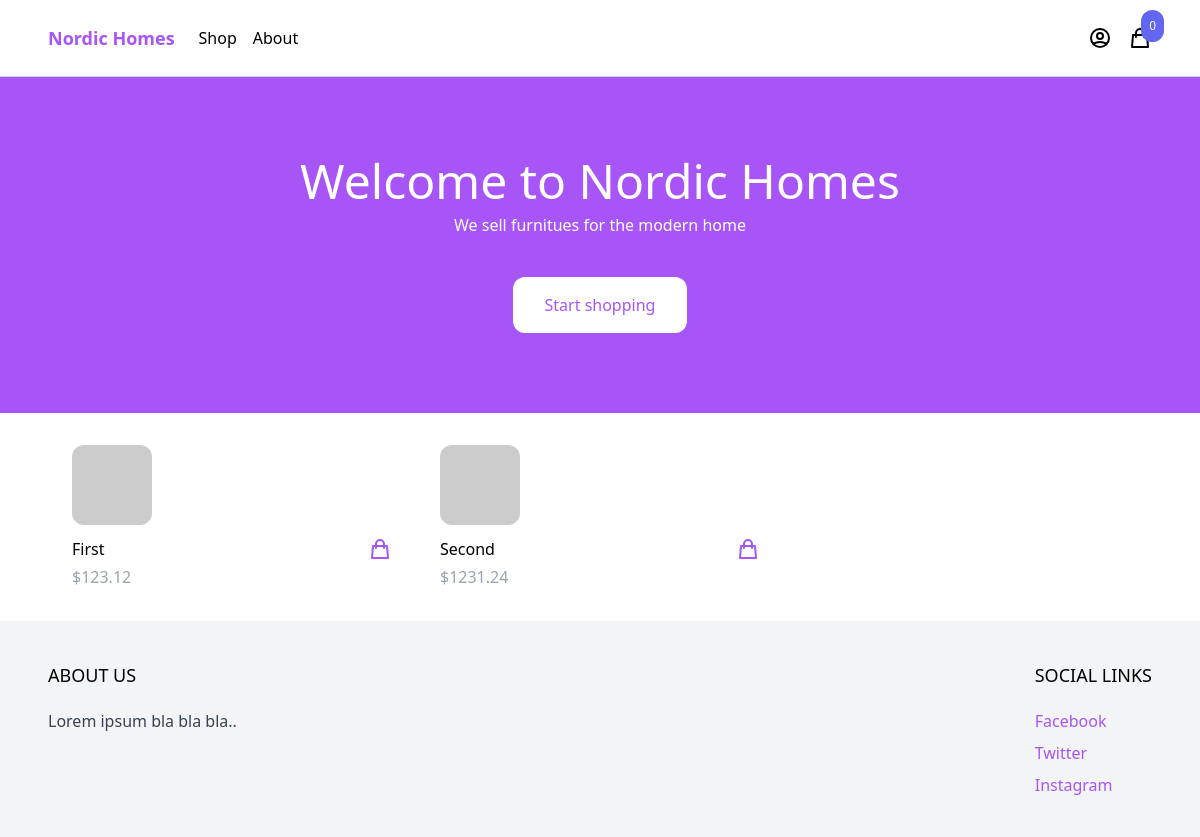
The page / on the database its author committed.
### product/models.py (models this page shows, shortened)
class Product(models.Model):
    category = models.ForeignKey(
        Category, related_name='products', on_delete=models.CASCADE)
    name = models.CharField(max_length=255)
    description = models.TextField(blank=True, null=True)
    price = models.IntegerField()
    image = models.ImageField(upload_to='uploads/', blank=True, null=True)
    thumbnail = models.ImageField(upload_to='uploads/', blank=True, null=True)
    slug = models.SlugField()
    created_at = models.DateTimeField(auto_now_add=True)
    @property
    def get_display_price(self):
        return self.price / 100
    def get_thumbnail(self):
        if self.thumbnail:
            return self.thumbnail.url
        else:
            if self.image:
                self.thumbnail = make_thumbnail(self.image)
                self.save()
                return self.thumbnail.url
            else:
                return 'https://via.placeholder.com/240x240x.jpg'

### core/views.py (the view)
# urls.py: path('', views.FrontPageView.as_view(), name="frontpage"),
class FrontPageView(generic.ListView):
    queryset = Product.objects.select_related('category').all()[:8]
    context_object_name = 'products'
    template_name = 'core/frontpage.html'

### cart/cart.py (called while the page is built)
    def __len__(self):
        return sum(item['quantity'] for item in self.cart.values())

### cart/context_processors.py (called while the page is built)
def cart(request):
    return {'cart': Cart(request)}

### core/templates/core/frontpage.html (shortened to what this page needs)
{% extends 'core/base.html' %}
{% block content %}
  <header class="px-6 py-10 lg:py-20 bg-purple-500">
    <div class="max-w-3xl mx-auto text-center">
      <p class="mb-2 text-3xl lg:text-5xl text-white">Welcome to Nordic Homes</p>
      <p class="mb-10 text-white">We sell furnitues for the modern home</p>
      <a
          href="#"
          class="inline-block px-8 py-4 rounded-xl bg-white text-purple-500 hover:bg-gray-200"
      >Start shopping</a>
    </div>
  </header>
  <div class="max-w-6xl mx-auto py-2 px-6 xl:px-0">
    <div class="products flex items-center flex-wrap">
      {% for product in products %}
        {% include 'product/partials/product_list_item.html' %}
      {% endfor %}
    </div>
  </div>
{% endblock content %}

### product/templates/product/partials/product_list_item.html
<div class="w-full md:w-1/3 xl:w-1/4 p-6">
  <a href="{% url 'product' product.slug %}">
    <img src="{{ product.get_thumbnail }}" class="rounded-xl hover:shadow-lg">
  </a>
  <div class="pt-3 flex items-center justify-between">
    <a href="{% url 'product' product.slug %}">{{ product.name }}</a>
    <a
        href="#"
        hx-get="{% url 'add_to_cart' product.id %}"
        hx-target="#menu-cart-button"
        hx-swap="outerHTML"
        class="text-purple-500 hover:text-purple-800"
    >
      <svg xmlns="http://www.w3.org/2000/svg" class="h-6 w-6" fill="none" viewBox="0 0 24 24" stroke="currentColor">
        <path stroke-linecap="round" stroke-linejoin="round" stroke-width="2"
              d="M16 11V7a4 4 0 00-8 0v4M5 9h14l1 12H4L5 9z"/>
      </svg>
    </a>
  </div>
  <p class="pt-1 text-gray-400">${{ product.get_display_price }}</p>
</div>

### rows shown on the page
Product: name "First", get_display_price "123.12"
Product: name "Second", get_display_price "1231.24"

### other values the page prints
{{ cart|length }} "0"
